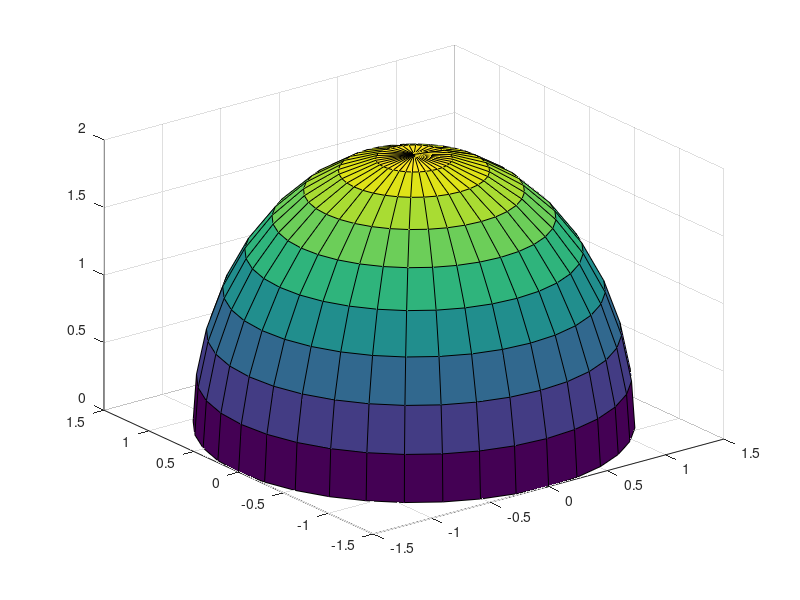

MATLAB code to generate this figure: (Note: this script raises an error after producing the figure.)
clc,clear
%树冠可视化模型
[theta,phi] = meshgrid(0:10:360,0:10:90);
X = 1.5*cos(phi*pi/180).*cos(theta*pi/180);
Y = 1.5*cos(phi*pi/180).*sin(theta*pi/180);
Z = 2*sin(phi*pi/180);
ss1=surf(X, Y, Z);
ss1.FaceAlpha=0.4;
hold on;
[theta,phi2] = meshgrid(0:10:360,-90:10:0);
X2 = 1.5*cos(phi2*pi/180).*cos(theta.*pi/180);
Y2 = 1.5*cos(phi2*pi/180).*sin(theta*pi/180);
Z2 = 1*sin(phi2*pi/180);
ss2=surf(X2, Y2, Z2);
ss2.FaceAlpha=0.4;
hold on;
[theta,phi] = meshgrid(0:10:360,0:10:90);
X3 = 1*cos(phi*pi/180).*cos(theta*pi/180);
Y3 = 1*cos(phi*pi/180).*sin(theta*pi/180);
Z3 = 1.5*sin(phi*pi/180);
ss3=surf(X3, Y3, Z3);
ss3.FaceAlpha=0.4;
hold on;
X4 = 1*cos(phi2*pi/180).*cos(theta.*pi/180);
Y4 = 1*cos(phi2*pi/180).*sin(theta*pi/180);
Z4 = 0.75*sin(phi2*pi/180);
ss4=surf(X4, Y4, Z4);
ss4.FaceAlpha=0.4;
hold on;
X5 = 0.5*cos(phi*pi/180).*cos(theta*pi/180);
Y5 = 0.5*cos(phi*pi/180).*sin(theta*pi/180);
Z5 = 1*sin(phi*pi/180);
ss5=surf(X5, Y5, Z5);
ss5.FaceAlpha=0.4;
hold on;
X6 = 0.5*cos(phi2*pi/180).*cos(theta.*pi/180);
Y6 = 0.5*cos(phi2*pi/180).*sin(theta*pi/180);
Z6 = 0.375*sin(phi2*pi/180);
ss4=surf(X6, Y6, Z6);
ss4.FaceAlpha=0.4;

%树冠模型参数
a11=1.5;b11=1.5;c11=2;a21=1;b21=1;c21=1.5;a31=0.5;b31=0.5;c31=1;
a12=1.5;b12=1.5;c12=1;a22=1;b22=1;c22=0.75;a32=0.5;b32=0.5;c32=0.375;
center=[0,0,0];

elevation_angle=[15.253	46.078	48.806	19.927];
azimuth_angle=[102.306	141.640	210.452	253.746];

for n=1:1:4
    % 将角度转换为弧度
    elevation_rad = deg2rad(elevation_angle(n));
    azimuth_rad = deg2rad(azimuth_angle(n));

    % 光线方向向量
    direction_vector = [cos(azimuth_rad) * cos(elevation_rad);
                    sin(azimuth_rad) * cos(elevation_rad);
                    sin(elevation_rad)];
    %光线参数
    point1=[0,0,-2.5];
    point22=point1+direction_vector';
    p=1;
    while point22(3)<5
        point22=point22+direction_vector';
        p=p+1;
    end

    direction=point22-point1;
    num=0;
    %步长计算
    for x =-5:2:5
        for y =-20:2:20
            point1=[0,0,-2.5];
            point1=point1+[x,0,0]+[0,y,0];
            point2=point22+[x,0,0]+[0,y,0];
            numIntersectionPoints1=0;
            numIntersectionPoints2=0;
            numIntersectionPoints3=0;
            direction=point2-point1;
            for t = 0:1:1  % 步长为0.01
                point = point1 + t * direction;
                % 判断点是否在半椭球内
                if point(3)>=0
                    if ((point(1)-center(1))/a31)^2 + ((point(2)-center(2))/b31)^2 + ((point(3)-center(3))/c31)^2 <= 1
                        numIntersectionPoints3 = numIntersectionPoints3 + 1;
                    elseif ((point(1)-center(1))/a21)^2 + ((point(2)-center(2))/b21)^2 + ((point(3)-center(3))/c21)^2 <= 1
                        numIntersectionPoints2 = numIntersectionPoints2 + 1;
                    elseif ((point(1)-center(1))/a11)^2 + ((point(2)-center(2))/b11)^2 + ((point(3)-center(3))/c11)^2 <= 1
                        numIntersectionPoints1 = numIntersectionPoints1 + 1;
                    end
                elseif point(3)<0
                    if ((point(1)-center(1))/a32)^2 + ((point(2)-center(2))/b32)^2 + ((point(3)-center(3))/c32)^2 <= 1
                        numIntersectionPoints3 = numIntersectionPoints3 + 1;
                    elseif ((point(1)-center(1))/a22)^2 + ((point(2)-center(2))/b22)^2 + ((point(3)-center(3))/c22)^2 <= 1
                        numIntersectionPoints2 = numIntersectionPoints2 + 1;
                    elseif ((point(1)-center(1))/a12)^2 + ((point(2)-center(2))/b12)^2 + ((point(3)-center(3))/c12)^2 <= 1
                        numIntersectionPoints1 = numIntersectionPoints1 + 1;
                    end
                end
            end
            %disp(['直线与半椭球1相交的点个数为：', num2str(numIntersectionPoints1)]);
            %disp(['直线与半椭球2相交的点个数为：', num2str(numIntersectionPoints2)]);
            %disp(['直线与半椭球3相交的点个数为：', num2str(numIntersectionPoints3)]);
            %disp(['坐标为：',point1])
            sum=numIntersectionPoints3*0.2+numIntersectionPoints2*0.8+numIntersectionPoints1*0.5;
            
            % 平面方程
            % 假设平面方程为 Ax + By + Cz + D = 0
            A = 0;
            B = 0;
            C = 1;
            D = 2.5;
    
            syms m
            point = point1 + m * direction;
            eqn = A * point(1) + B * point(2) + C * point(3) + D == 0;
            t_sol = solve(eqn, m);

            % 计算交点坐标
        
            intersectionPoints = point1 + double(t_sol) * direction;
            if sum>120
                scatter3([intersectionPoints(1)], [intersectionPoints(2)],[intersectionPoints(3)],'filled', 'MarkerFaceColor','k','MarkerFaceAlpha', 0.8);
                num=num+1;
            elseif sum>60
                scatter3([intersectionPoints(1)], [intersectionPoints(2)],[intersectionPoints(3)],'filled', 'MarkerFaceColor','k','MarkerFaceAlpha', 0.5);
                num=num+1;
            elseif sum>0
                scatter3([intersectionPoints(1)], [intersectionPoints(2)],[intersectionPoints(3)],'filled', 'MarkerFaceColor','k','MarkerFaceAlpha', 0.2);
                num=num+1;
            end
            disp(['阴影程度为：',num2str(sum)])

            hold on;
        
        end
    end
    disp(['阴影点个数为：',num2str(num)])
end
disp(['point2坐标为：',num2str(point22(1)),',',num2str(point22(2)),',',num2str(point22(3))])

axis equal;